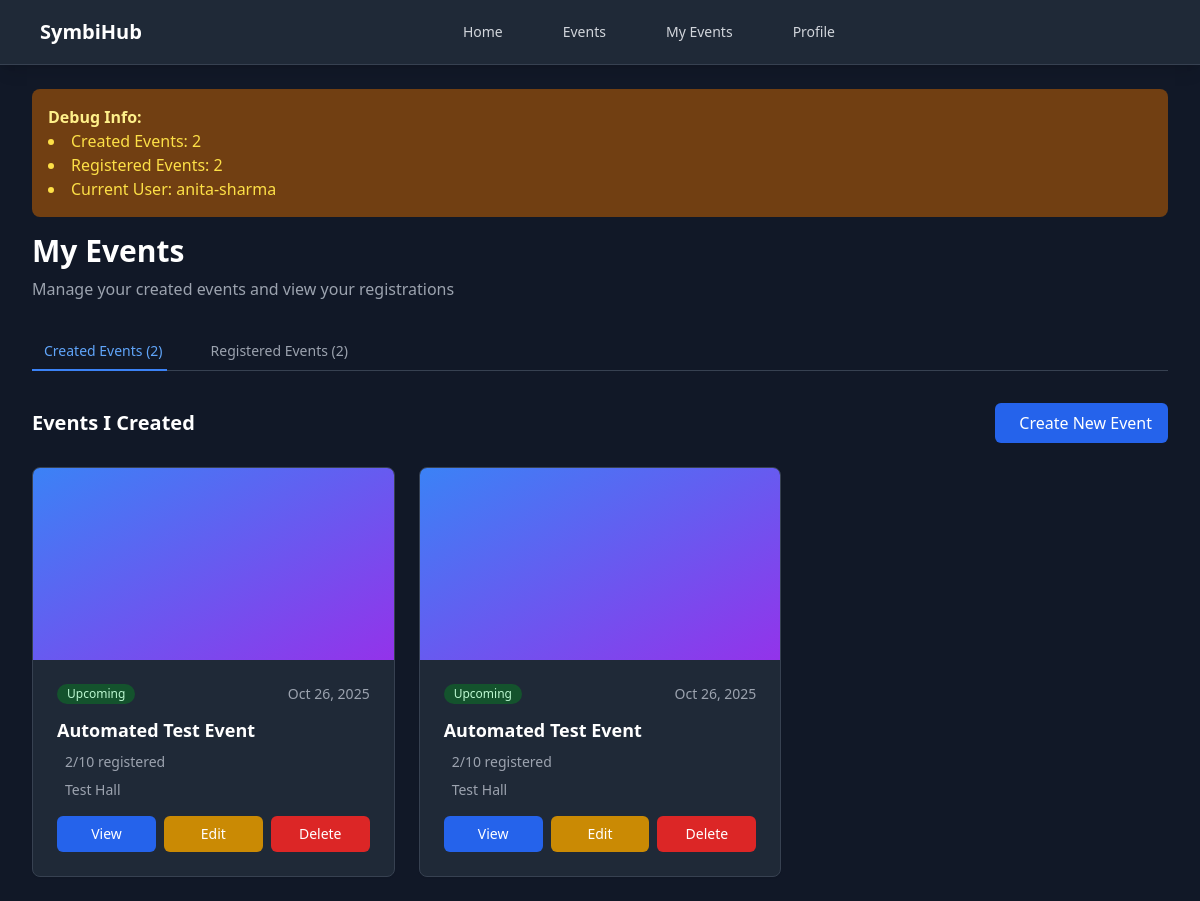
/my_events (signed in), run on the app's committed database.
### tables this page shows
CREATE TABLE users (
                    id INTEGER PRIMARY KEY AUTOINCREMENT,
                    username VARCHAR(50) UNIQUE NOT NULL,
                    email VARCHAR(100) UNIQUE NOT NULL,
                    password_hash VARCHAR(255) NOT NULL,
                    name VARCHAR(100) NOT NULL,
                    bio TEXT,
                    college_id VARCHAR(20),
                    profile_image TEXT,
                    xp INTEGER DEFAULT 0,
                    level INTEGER DEFAULT 1,
                    events_attended INTEGER DEFAULT 0,
                    events_organized INTEGER DEFAULT 0,
                    volunteer_hours INTEGER DEFAULT 0,
                    interests TEXT,
                    achievements TEXT,
                    created_at TIMESTAMP DEFAULT CURRENT_TIMESTAMP,
                    updated_at TIMESTAMP DEFAULT CURRENT_TIMESTAMP
                );

CREATE TABLE events (
                    id INTEGER PRIMARY KEY AUTOINCREMENT,
                    title VARCHAR(200) NOT NULL,
                    tagline TEXT,
                    description TEXT,
                    cover_image TEXT,
                    event_date DATE NOT NULL,
                    venue VARCHAR(200),
                    category VARCHAR(50),
                    organization VARCHAR(100),
                    speakers TEXT,
                    schedule TEXT,
                    rules TEXT,
                    registration_fee DECIMAL(10,2) DEFAULT 0,
                    max_participants INTEGER DEFAULT 100,
                    registered_count INTEGER DEFAULT 0,
                    status VARCHAR(20) DEFAULT 'upcoming',
                    club_id INTEGER,
                    created_by INTEGER NOT NULL,
                    created_at TIMESTAMP DEFAULT CURRENT_TIMESTAMP,
                    updated_at TIMESTAMP DEFAULT CURRENT_TIMESTAMP,
                    FOREIGN KEY (club_id) REFERENCES clubs (id),
                    FOREIGN KEY (created_by) REFERENCES users (id)
                );

### app.py (the view, shortened to what this page needs)
@app.route('/my_events')
@login_required
def my_events():
    user = get_current_user()
    conn = db.get_connection()
    cursor = conn.cursor()
    cursor.execute('''
        SELECT e.*, c.name as club_name
        FROM events e
        LEFT JOIN clubs c ON e.club_id = c.id
        WHERE e.created_by = ?
        ORDER BY e.event_date DESC
    ''', (user['id'],))
    created_events = cursor.fetchall()
    cursor.execute('''
        SELECT e.*, c.name as club_name,
               er.id as registration_id, er.registration_date, er.payment_status, er.qr_code, er.ticket_type
        FROM events e
        LEFT JOIN clubs c ON e.club_id = c.id
        JOIN event_registrations er ON e.id = er.event_id
        WHERE er.user_id = ?
        ORDER BY e.event_date DESC
    ''', (user['id'],))
    registered_events = cursor.fetchall()
    created_events = convert_event_dates(created_events)
    print(f"DEBUG: Found {len(created_events)} created events")
    registered_events = convert_event_dates(registered_events)
    print(f"DEBUG: Found {len(registered_events)} registered events")
    def normalize_events(rows):
        out = []
        for r in rows:
            ev = dict(r)
            try:
                if ev.get('event_date') and isinstance(ev.get('event_date'), str):
                    ev['event_date'] = datetime.strptime(ev['event_date'], '%Y-%m-%d').date()
            except Exception:
                pass
            out.append(ev)
        return out
    created_events = normalize_events(created_events)
    registered_events = normalize_events(registered_events)
    try:
        all_events = created_events + registered_events
        missing_ids = [ev['id'] for ev in all_events if not ev.get('cover_image')]
        if missing_ids:
            placeholders = ','.join(['?'] * len(missing_ids))
            photo_query = f"SELECT p.event_id, p.image_url FROM event_photos p JOIN (SELECT event_id, MAX(uploaded_at) AS maxt FROM event_photos WHERE event_id IN ({placeholders}) GROUP BY event_id) m ON p.event_id = m.event_id AND p.uploaded_at = m.maxt"
            cursor.execute(photo_query, missing_ids)
            photo_rows = cursor.fetchall()
            photo_map = {row['event_id']: row['image_url'] for row in photo_rows}
            for ev in all_events:
                if not ev.get('cover_image') and ev['id'] in photo_map:
                    ev['cover_image'] = photo_map[ev['id']]
    except Exception:
        pass
    created_event = None
    registration_success = None
    created_id = request.args.get('created_id')
    registered_id = request.args.get('registered_id')
    print(f"DEBUG: Sending to template - Created events: {len(created_events)}, Registered events: {len(registered_events)}")
    print("DEBUG: First registered event:", next(iter(registered_events), None))
    return render_template('my_events.html',
                         created_events=created_events,
                         registered_events=registered_events,
                         created_event=created_event,
                         registration_success=registration_success,
                         debug_mode=True)

### app.py (called while the page is built)
def get_current_user():
    if 'user_id' in session:
        conn = db.get_connection()
        cursor = conn.cursor()
        cursor.execute("SELECT * FROM users WHERE id = ?", (session['user_id'],))
        user = cursor.fetchone()
        conn.close()
        return user
    return None

def convert_event_dates(events):
    out = []
    for event in events:
        try:
            ev = dict(event)
        except Exception:
            ev = event if isinstance(event, dict) else dict(event)
        if ev.get('event_date'):
            try:
                if isinstance(ev['event_date'], str):
                    ev['event_date'] = datetime.strptime(ev['event_date'], '%Y-%m-%d').date()
            except Exception:
                pass
        if ev.get('registration_date'):
            try:
                if isinstance(ev['registration_date'], str):
                    ev['registration_date'] = datetime.strptime(ev['registration_date'], '%Y-%m-%d %H:%M:%S')
            except Exception:
                pass
        out.append(ev)
    return out

def login_required(f):
    from functools import wraps
    @wraps(f)
    def decorated_function(*args, **kwargs):
        if 'user_id' not in session:
            flash('Please log in to access this page.', 'error')
            return redirect(url_for('login'))
        return f(*args, **kwargs)
    return decorated_function

@app.context_processor
def inject_current_user():
    return {'current_user': get_current_user()}

### database.py (called while the page is built)
    def get_connection(self):
        conn = sqlite3.connect(self.db_path, timeout=30)
        conn.row_factory = sqlite3.Row
        conn.execute('PRAGMA foreign_keys = ON')
        conn.execute('PRAGMA journal_mode = WAL')
        conn.execute('PRAGMA synchronous = NORMAL')
        return conn

### templates/my_events.html (shortened to what this page needs)
{% extends "base.html" %}
{% block content %}
{% if debug_mode %}
<div class="bg-yellow-50 dark:bg-yellow-900 p-4 mb-4 rounded-lg">
    <h3 class="font-bold text-yellow-800 dark:text-yellow-200">Debug Info:</h3>
    <ul class="list-disc list-inside text-yellow-700 dark:text-yellow-300">
        <li>Created Events: {{ created_events|length }}</li>
        <li>Registered Events: {{ registered_events|length }}</li>
        <li>Current User: {{ session.get('username', 'Not logged in') }}</li>
    </ul>
</div>
{% endif %}
<div class="max-w-7xl mx-auto">
    <div class="mb-8">
        <h1 class="text-3xl font-bold text-gray-900 dark:text-white mb-2">My Events</h1>
        <p class="text-gray-600 dark:text-gray-400">Manage your created events and view your registrations</p>
    </div>
    <div class="mb-8">
        <div class="border-b border-gray-200 dark:border-gray-700">
            <nav class="-mb-px flex space-x-8">
                <button onclick="showTab('created')" id="created-tab"
                        class="py-2 px-1 border-b-2 border-blue-500 font-medium text-sm text-blue-600 dark:text-blue-400">
                    Created Events ({{ created_events|length }})
                </button>
                <button onclick="showTab('registered')" id="registered-tab"
                        class="py-2 px-1 border-b-2 border-transparent font-medium text-sm text-gray-500 dark:text-gray-400 hover:text-gray-700 dark:hover:text-gray-300">
                    Registered Events ({{ registered_events|length }})
                </button>
            </nav>
        </div>
    </div>
    <div id="created-events" class="tab-content">
        <div class="flex justify-between items-center mb-6">
            <h2 class="text-xl font-semibold text-gray-900 dark:text-white">Events I Created</h2>
            <a href="{{ url_for('create_event') }}"
               class="inline-flex items-center px-4 py-2 bg-blue-600 text-white rounded-md hover:bg-blue-700 focus:outline-none focus:ring-2 focus:ring-blue-500 focus:ring-offset-2 transition-colors">
                Create New Event
            </a>
        </div>
        {% if created_events %}
        <div class="grid grid-cols-1 md:grid-cols-2 lg:grid-cols-3 gap-6">
            {% for event in created_events %}
            <div class="bg-white dark:bg-gray-800 rounded-lg shadow-sm border border-gray-200 dark:border-gray-700 overflow-hidden">
                {% if event.cover_image %}
                <div class="aspect-w-16 aspect-h-9">
                    <img src="{{ event.cover_image }}" alt="{{ event.title }}"
                         class="w-full h-48 object-cover">
                </div>
                {% else %}
                <div class="w-full h-48 bg-gradient-to-br from-blue-500 to-purple-600 flex items-center justify-center">
                </div>
                {% endif %}
                <div class="p-6">
                    <div class="flex items-center justify-between mb-3">
                        <span class="inline-flex items-center px-2.5 py-0.5 rounded-full text-xs font-medium
                                   {% if event.status == 'upcoming' %}bg-green-100 text-green-800 dark:bg-green-900 dark:text-green-200
                                   {% elif event.status == 'ongoing' %}bg-blue-100 text-blue-800 dark:bg-blue-900 dark:text-blue-200
                                   {% elif event.status == 'completed' %}bg-gray-100 text-gray-800 dark:bg-gray-900 dark:text-gray-200
                                   {% else %}bg-yellow-100 text-yellow-800 dark:bg-yellow-900 dark:text-yellow-200{% endif %}">
                            {{ event.status.title() }}
                        </span>
                        <span class="text-sm text-gray-500 dark:text-gray-400">
                            {{ event.event_date.strftime('%b %d, %Y') }}
                        </span>
                    </div>
                    <h3 class="text-lg font-semibold text-gray-900 dark:text-white mb-2">
                        {{ event.title }}
                    </h3>
                    <div class="space-y-2 mb-4">
                        <div class="flex items-center text-sm text-gray-600 dark:text-gray-400">
                            <span>{{ event.registered_count }}/{{ event.max_participants }} registered</span>
                        </div>
                        {% if event.venue %}
                        <div class="flex items-center text-sm text-gray-600 dark:text-gray-400">
                            <span>{{ event.venue }}</span>
                        </div>
                        {% endif %}
                    </div>
                    <div class="flex space-x-2">
                        <a href="{{ url_for('event_details', event_id=event.id) }}"
                           class="flex-1 bg-blue-600 text-white text-center py-2 px-3 rounded-md hover:bg-blue-700 focus:outline-none focus:ring-2 focus:ring-blue-500 focus:ring-offset-2 transition-colors text-sm">
                            View
                        </a>
                        <a href="{{ url_for('update_event', event_id=event.id) }}"
                           class="flex-1 bg-yellow-600 text-white text-center py-2 px-3 rounded-md hover:bg-yellow-700 focus:outline-none focus:ring-2 focus:ring-yellow-500 focus:ring-offset-2 transition-colors text-sm">
                            Edit
                        </a>
                        <a href="{{ url_for('delete_event', event_id=event.id) }}"
                           onclick="return confirm('Are you sure you want to delete this event?')"
                           class="flex-1 bg-red-600 text-white text-center py-2 px-3 rounded-md hover:bg-red-700 focus:outline-none focus:ring-2 focus:ring-red-500 focus:ring-offset-2 transition-colors text-sm">
                            Delete
                        </a>
                    </div>
                </div>
            </div>
            {% endfor %}
        </div>
        {% endif %}
    </div>
</div>
{% endblock %}

### data on the page
users: get "anita-sharma"
events: status "Upcoming", event_date "Oct 26, 2025", title "Automated Test Event", registered_count "2", max_participants "10", venue "Test Hall"
events: status "Upcoming", event_date "Oct 26, 2025", title "Automated Test Event", registered_count "2", max_participants "10", venue "Test Hall"

### other printed values
{{ created_events|length }} "2"
{{ registered_events|length }} "2"
